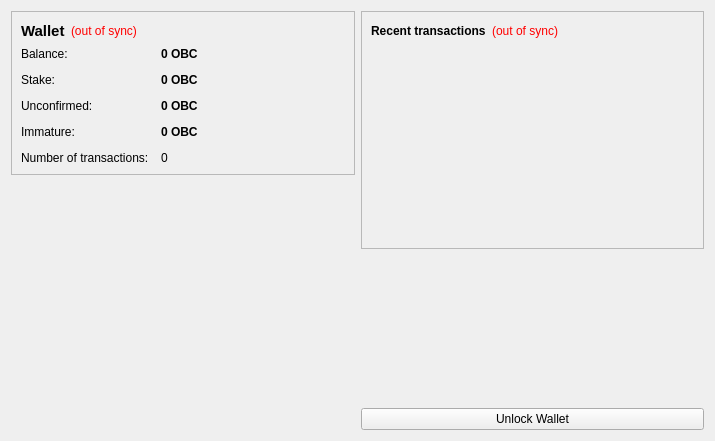
<?xml version="1.0" encoding="UTF-8"?>
<ui version="4.0">
 <class>OverviewPage</class>
 <widget class="QWidget" name="OverviewPage">
  <property name="geometry">
   <rect>
    <x>0</x>
    <y>0</y>
    <width>715</width>
    <height>441</height>
   </rect>
  </property>
  <property name="windowTitle">
   <string>Form</string>
  </property>
  <layout class="QHBoxLayout" name="horizontalLayout" stretch="1,1">
   <item>
    <layout class="QVBoxLayout" name="verticalLayout_2">
     <item>
      <widget class="QFrame" name="frame">
       <property name="frameShape">
        <enum>QFrame::StyledPanel</enum>
       </property>
       <property name="frameShadow">
        <enum>QFrame::Raised</enum>
       </property>
       <layout class="QVBoxLayout" name="verticalLayout_4">
        <item>
         <layout class="QHBoxLayout" name="horizontalLayout_4">
          <item>
           <widget class="QLabel" name="label_5">
            <property name="font">
             <font>
              <pointsize>11</pointsize>
              <weight>75</weight>
              <bold>true</bold>
             </font>
            </property>
            <property name="text">
             <string>Wallet</string>
            </property>
           </widget>
          </item>
          <item>
           <widget class="QLabel" name="labelWalletStatus">
            <property name="toolTip">
             <string>The displayed information may be out of date. Your wallet automatically synchronizes with the OriginBlockChain network after a connection is established, but this process has not completed yet.</string>
            </property>
            <property name="styleSheet">
             <string notr="true">QLabel { color: red; }</string>
            </property>
            <property name="text">
             <string notr="true">(out of sync)</string>
            </property>
            <property name="alignment">
             <set>Qt::AlignLeading|Qt::AlignLeft|Qt::AlignVCenter</set>
            </property>
           </widget>
          </item>
          <item>
           <spacer name="horizontalSpacer_2">
            <property name="orientation">
             <enum>Qt::Horizontal</enum>
            </property>
            <property name="sizeHint" stdset="0">
             <size>
              <width>40</width>
              <height>20</height>
             </size>
            </property>
           </spacer>
          </item>
         </layout>
        </item>
        <item>
         <layout class="QFormLayout" name="formLayout_2">
          <property name="fieldGrowthPolicy">
           <enum>QFormLayout::AllNonFixedFieldsGrow</enum>
          </property>
          <property name="horizontalSpacing">
           <number>12</number>
          </property>
          <property name="verticalSpacing">
           <number>12</number>
          </property>
          <item row="0" column="0">
           <widget class="QLabel" name="label">
            <property name="text">
             <string>Balance:</string>
            </property>
           </widget>
          </item>
          <item row="0" column="1">
           <widget class="QLabel" name="labelBalance">
            <property name="font">
             <font>
              <weight>75</weight>
              <bold>true</bold>
             </font>
            </property>
            <property name="cursor">
             <cursorShape>IBeamCursor</cursorShape>
            </property>
            <property name="toolTip">
             <string>Your current balance</string>
            </property>
            <property name="text">
             <string notr="true">0 OBC</string>
            </property>
            <property name="textInteractionFlags">
             <set>Qt::LinksAccessibleByMouse|Qt::TextSelectableByKeyboard|Qt::TextSelectableByMouse</set>
            </property>
           </widget>
          </item>
          <item row="1" column="0">
           <widget class="QLabel" name="label_6">
            <property name="text">
             <string>Stake:</string>
            </property>
           </widget>
          </item>
          <item row="1" column="1">
           <widget class="QLabel" name="labelStake">
            <property name="font">
             <font>
              <weight>75</weight>
              <bold>true</bold>
             </font>
            </property>
            <property name="cursor">
             <cursorShape>IBeamCursor</cursorShape>
            </property>
            <property name="toolTip">
             <string>Total of coins that was staked, and do not yet count toward the current balance</string>
            </property>
            <property name="text">
             <string notr="true">0 OBC</string>
            </property>
            <property name="textInteractionFlags">
             <set>Qt::LinksAccessibleByMouse|Qt::TextSelectableByKeyboard|Qt::TextSelectableByMouse</set>
            </property>
           </widget>
          </item>
          <item row="2" column="0">
           <widget class="QLabel" name="label_3">
            <property name="text">
             <string>Unconfirmed:</string>
            </property>
           </widget>
          </item>
          <item row="2" column="1">
           <widget class="QLabel" name="labelUnconfirmed">
            <property name="font">
             <font>
              <weight>75</weight>
              <bold>true</bold>
             </font>
            </property>
            <property name="cursor">
             <cursorShape>IBeamCursor</cursorShape>
            </property>
            <property name="toolTip">
             <string>Total of transactions that have yet to be confirmed, and do not yet count toward the current balance</string>
            </property>
            <property name="text">
             <string notr="true">0 OBC</string>
            </property>
            <property name="textInteractionFlags">
             <set>Qt::LinksAccessibleByMouse|Qt::TextSelectableByKeyboard|Qt::TextSelectableByMouse</set>
            </property>
           </widget>
          </item>
          <item row="3" column="0">
           <widget class="QLabel" name="labelImmatureText">
            <property name="text">
             <string>Immature:</string>
            </property>
           </widget>
          </item>
          <item row="3" column="1">
           <widget class="QLabel" name="labelImmature">
            <property name="font">
             <font>
              <weight>75</weight>
              <bold>true</bold>
             </font>
            </property>
            <property name="toolTip">
             <string>Mined balance that has not yet matured</string>
            </property>
            <property name="text">
             <string notr="true">0 OBC</string>
            </property>
            <property name="textInteractionFlags">
             <set>Qt::LinksAccessibleByMouse|Qt::TextSelectableByKeyboard|Qt::TextSelectableByMouse</set>
            </property>
           </widget>
          </item>
          <item row="4" column="0">
           <widget class="QLabel" name="label_2">
            <property name="text">
             <string>Number of transactions:</string>
            </property>
           </widget>
          </item>
          <item row="4" column="1">
           <widget class="QLabel" name="labelNumTransactions">
            <property name="toolTip">
             <string>Total number of transactions in wallet</string>
            </property>
            <property name="text">
             <string notr="true">0</string>
            </property>
           </widget>
          </item>
         </layout>
        </item>
       </layout>
      </widget>
     </item>
     <item>
      <spacer name="verticalSpacer">
       <property name="orientation">
        <enum>Qt::Vertical</enum>
       </property>
       <property name="sizeHint" stdset="0">
        <size>
         <width>20</width>
         <height>40</height>
        </size>
       </property>
      </spacer>
     </item>
	 <item>
      <widget class="QLabel" name="label_6">
       <property name="text">
        <string/>
       </property>
       <property name="pixmap">
        <pixmap resource="../bitcoin.qrc">:/images/backg</pixmap>
       </property>
       <property name="scaledContents">
        <bool>false</bool>
       </property>
       <property name="alignment">
        <set>Qt::AlignCenter</set>
       </property>
       <property name="margin">
        <number>-2</number>
       </property>
      </widget>
     </item>
    </layout>
   </item>
   <item>
    <layout class="QVBoxLayout" name="verticalLayout_3">
     <item>
      <widget class="QFrame" name="frame_2">
       <property name="frameShape">
        <enum>QFrame::StyledPanel</enum>
       </property>
       <property name="frameShadow">
        <enum>QFrame::Raised</enum>
       </property>
       <layout class="QVBoxLayout" name="verticalLayout">
        <item>
         <layout class="QHBoxLayout" name="horizontalLayout_2">
          <item>
           <widget class="QLabel" name="label_4">
            <property name="text">
             <string>&lt;b&gt;Recent transactions&lt;/b&gt;</string>
            </property>
           </widget>
          </item>
          <item>
           <widget class="QLabel" name="labelTransactionsStatus">
            <property name="toolTip">
             <string>The displayed information may be out of date. Your wallet automatically synchronizes with the OriginBlockChain network after a connection is established, but this process has not completed yet.</string>
            </property>
            <property name="styleSheet">
             <string notr="true">QLabel { color: red; }</string>
            </property>
            <property name="text">
             <string notr="true">(out of sync)</string>
            </property>
            <property name="alignment">
             <set>Qt::AlignRight|Qt::AlignTrailing|Qt::AlignVCenter</set>
            </property>
           </widget>
          </item>
          <item>
           <spacer name="horizontalSpacer">
            <property name="orientation">
             <enum>Qt::Horizontal</enum>
            </property>
            <property name="sizeHint" stdset="0">
             <size>
              <width>40</width>
              <height>20</height>
             </size>
            </property>
           </spacer>
          </item>
         </layout>
        </item>
        <item>
         <widget class="QListView" name="listTransactions">
          <property name="styleSheet">
           <string notr="true">QListView { background: transparent; }</string>
          </property>
          <property name="frameShape">
           <enum>QFrame::NoFrame</enum>
          </property>
          <property name="verticalScrollBarPolicy">
           <enum>Qt::ScrollBarAlwaysOff</enum>
          </property>
          <property name="horizontalScrollBarPolicy">
           <enum>Qt::ScrollBarAlwaysOff</enum>
          </property>
          <property name="selectionMode">
           <enum>QAbstractItemView::NoSelection</enum>
          </property>
         </widget>
        </item>
       </layout>
      </widget>
     </item>
     <item>
      <spacer name="verticalSpacer_2">
       <property name="orientation">
        <enum>Qt::Vertical</enum>
       </property>
       <property name="sizeHint" stdset="0">
        <size>
         <width>20</width>
         <height>40</height>
        </size>
       </property>
      </spacer>
     </item>
     <item>
      <widget class="QPushButton" name="unlockWalletButton">
       <property name="text">
        <string>Unlock Wallet</string>
       </property>
      </widget>
     </item>
    </layout>
   </item>
  </layout>
 </widget>
 <resources>
  <include location="../bitcoin.qrc"/>
 </resources>
 <connections/>
</ui>
